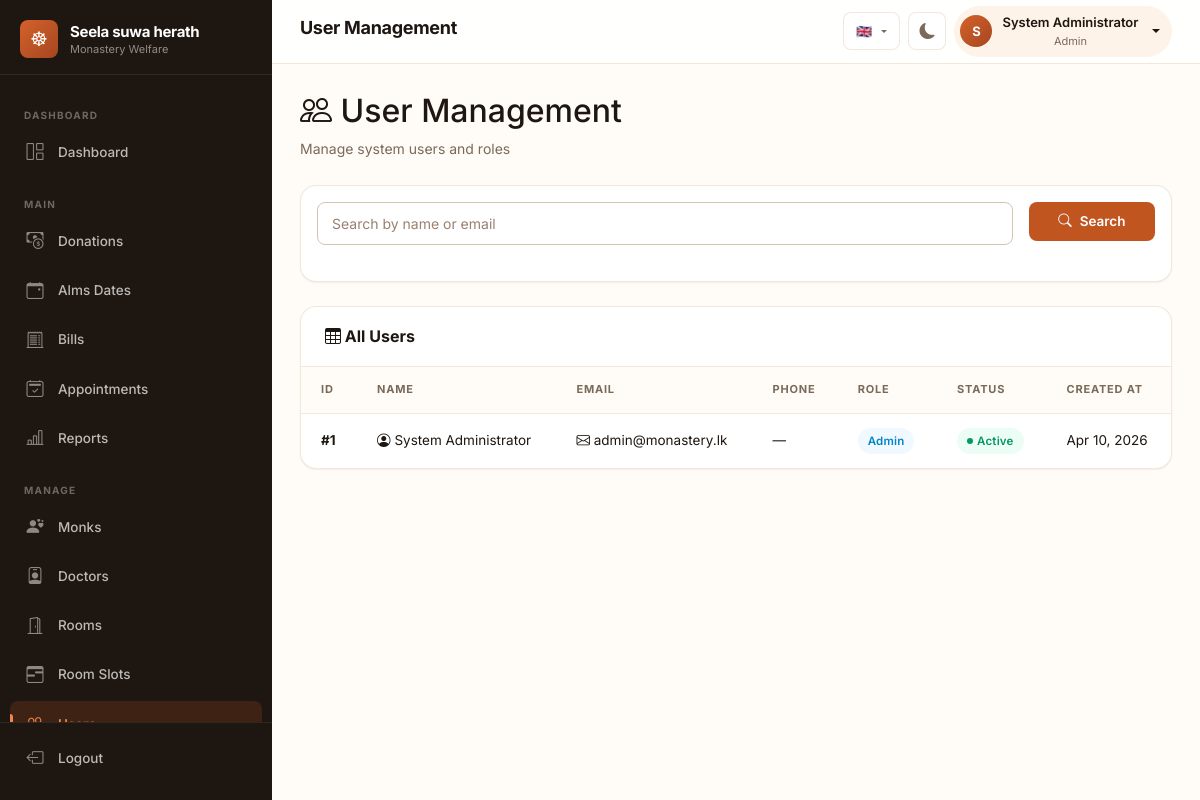
The app's page /pages/table.php (signed in) with its own data.
### tables this page shows
CREATE TABLE users (
    user_id INT PRIMARY KEY AUTO_INCREMENT,
    name VARCHAR(100) NOT NULL,
    email VARCHAR(150) UNIQUE NOT NULL,
    phone VARCHAR(20),
    password_hash VARCHAR(255) NOT NULL,
    role_id INT NOT NULL,
    status ENUM('active', 'inactive') DEFAULT 'active',
    created_at TIMESTAMP DEFAULT CURRENT_TIMESTAMP,
    updated_at TIMESTAMP DEFAULT CURRENT_TIMESTAMP ON UPDATE CURRENT_TIMESTAMP,
    FOREIGN KEY (role_id) REFERENCES roles(role_id) ON DELETE RESTRICT,
    INDEX idx_email (email),
    INDEX idx_role (role_id)
);

CREATE TABLE roles (
    role_id INT PRIMARY KEY AUTO_INCREMENT,
    role_name VARCHAR(50) NOT NULL UNIQUE COMMENT 'Admin|Doctor|Donor|Monk',
    created_at TIMESTAMP DEFAULT CURRENT_TIMESTAMP
);

### pages/table.php (the view, shortened to what this page needs)
<?php
$servername  = "localhost";
$db_user_name = "root";
$db_password = "";
$dbname      = "monastery_healthcare";
$con = new mysqli($servername, $db_user_name, $db_password, $dbname);
$search = trim($_POST['search'] ?? '');
if ($search !== '') {
    $stmt = $con->prepare("SELECT u.*, r.role_name FROM users u
                          JOIN roles r ON u.role_id = r.role_id
                          WHERE u.name LIKE CONCAT('%', ?, '%') OR u.email LIKE CONCAT('%', ?, '%')");
    $stmt->bind_param("ss", $search, $search);
    $stmt->execute();
    $result = $stmt->get_result();
} else {
    $result = $con->query("SELECT u.*, r.role_name FROM users u JOIN roles r ON u.role_id = r.role_id ORDER BY u.user_id");
}
?>
<!DOCTYPE html>
<html lang="en">
<head>    <meta charset="UTF-8">
    <link href="https://cdn.jsdelivr.net/npm/bootstrap@5.3.3/dist/css/bootstrap.min.css" rel="stylesheet">
    <link rel="stylesheet" href="https://cdn.jsdelivr.net/npm/bootstrap-icons@1.11.1/font/bootstrap-icons.css">
</head>
<body>
<?php include ROOT_PATH . 'includes/navbar.php'; ?>
    <div class="page-header">
        <h2><i class="bi bi-people"></i> User Management</h2>
        <p>Manage system users and roles</p>
    </div>
    <div class="card mb-4">
        <div class="card-body">
            <form class="row g-3" method="post">
                <div class="col-md-10">
                    <div class="form-group-modern">
                        <input class="form-control-modern" type="text" name="search" placeholder="Search by name or email" value="<?= htmlspecialchars($search) ?>">
                    </div>
                </div>
                <div class="col-md-2">
                    <button class="btn-modern btn-primary-modern w-100" type="submit"><i class="bi bi-search"></i> Search</button>
                </div>
            </form>
        </div>
    </div>
    <div class="modern-table-wrapper">
        <div class="modern-table-header">
            <h5><i class="bi bi-table"></i> All Users</h5>
        </div>
        <div class="table-responsive-modern">
            <table class="modern-table">
               <thead>
                 <tr>
                    <th>ID</th>
                    <th>Name</th>
                    <th>Email</th>
                    <th>Phone</th>
                    <th>Role</th>
                    <th>Status</th>
                    <th>Created At</th>
                 </tr>
               </thead>
               <tbody>
                <?php if ($result && $result->num_rows > 0): ?>
                    <?php while ($row = $result->fetch_assoc()): ?>
                    <tr>
                        <td><strong>#<?= htmlspecialchars($row['user_id']) ?></strong></td>
                        <td><i class="bi bi-person-circle"></i> <?= htmlspecialchars($row['name']) ?></td>
                        <td><i class="bi bi-envelope"></i> <?= htmlspecialchars($row['email']) ?></td>
                        <td><?= htmlspecialchars($row['phone'] ?? '—') ?></td>
                        <td><span class="badge-modern badge-info"><?= htmlspecialchars($row['role_name']) ?></span></td>
                        <td>
                            <?php if ($row['status'] == 'active'): ?>
                                <span class="badge-modern badge-success badge-dot">Active</span>
                            <?php else: ?>
                                <span class="badge-modern badge-secondary badge-dot">Inactive</span>
                            <?php endif; ?>
                        </td>
                        <td><?= date('M d, Y', strtotime($row['created_at'])) ?></td>
                    </tr>
                    <?php endwhile; ?>
                <?php endif; ?>
               </tbody>
            </table>
        </div>
    </div>
<?php include ROOT_PATH . 'includes/footer.php'; ?>
</body>
</html>

### records on screen
users: user_id "1", name "System Administrator", email "admin@monastery.lk", phone "—", role.role_name "Admin", status "Active", created_at "Apr 10, 2026"

### other values on screen
__('dashboard') "DASHBOARD"
__('dashboard') "Dashboard"
__('donations') "Donations"
__('bills') "Bills"
__('appointments') "Appointments"
__('reports') "Reports"
__('manage') "MANAGE"
__('monks') "Monks"
__('doctors') "Doctors"
__('rooms') "Rooms"
__('room_slots') "Room Slots"
__('logout') "Logout"
$pageTitle "User Management"
$userInitial "S"
$userName "System Administrator"
